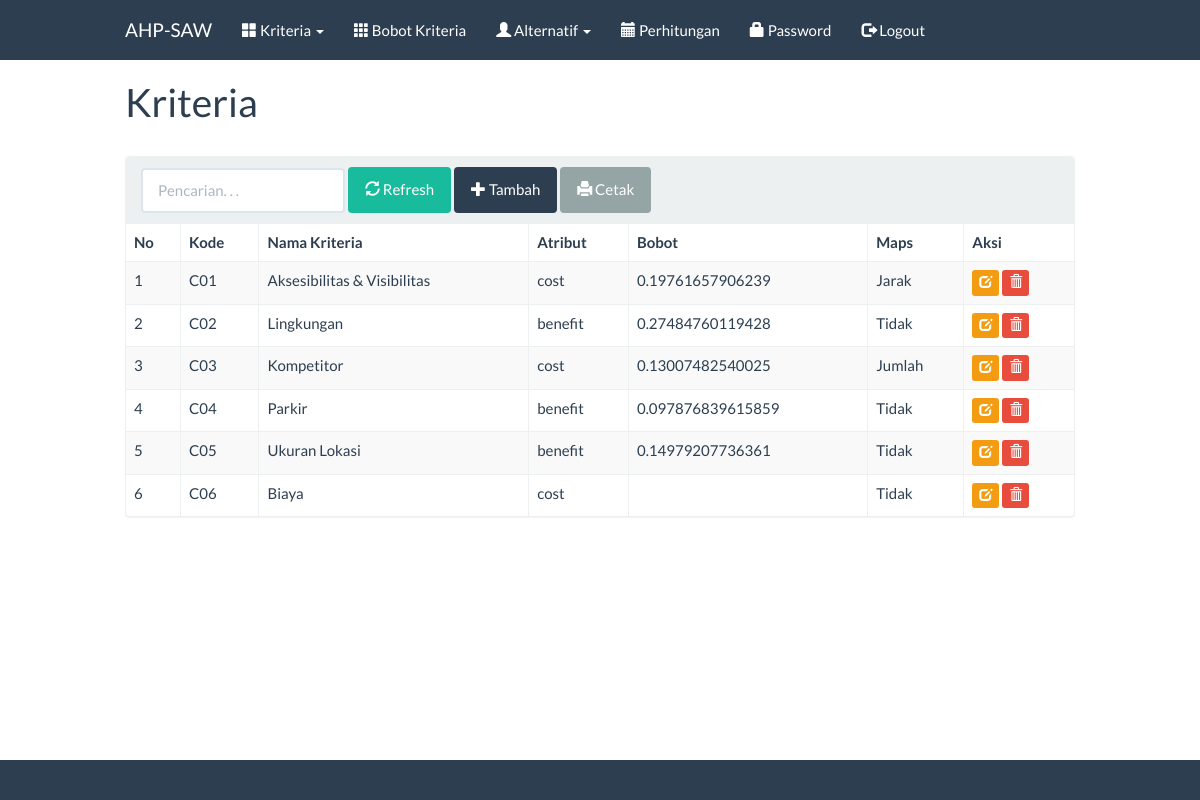
The page /index.php?m=kriteria (signed in) on the database its author committed.
### tables this page shows
CREATE TABLE `tb_kriteria` (
  `kode_kriteria` varchar(16) NOT NULL,
  `nama_kriteria` varchar(256) DEFAULT NULL,
  `atribut` varchar(16) DEFAULT NULL,
  `bobot` double DEFAULT NULL,
  `maps` varchar(45) DEFAULT NULL
);

### config.php (called while the page is built, shortened)
<?php
    $config["server"]='localhost';
    $config["username"]='root';
    $config["password"]='';
    $config["database_name"]='ahp_saw_maps';
    include'includes/ez_sql_core.php';
    include'includes/ez_sql_mysqli.php';
    $db = new ezSQL_mysqli($config['username'], $config['password'], $config['database_name'], $config['server']);
    include'includes/general.php';
    $mod = $_GET['m'];
?>

### includes/ez_sql_core.php (called while the page is built, shortened)
<?php
	class ezSQLcore
	{
		var $timers           = array();
		function get_host_port( $host, $default = false )
		{
			$port = $default;
			return array( $host, $port );
		}
		function flush()
		{
			$this->last_result = array();
		}
		function get_results($query=null, $output = OBJECT)
		{
			if ( $query )
			{
				$this->query($query);
			}
			if ( $output == OBJECT )
			{
				return $this->last_result;
			}
		}
		function timer_get_cur()
		{
			list($usec, $sec) = explode(" ",microtime());
			return ((float)$usec + (float)$sec);
		}
		function timer_start($timer_name)
		{
			$this->timers[$timer_name] = $this->timer_get_cur();
		}
		function timer_elapsed($timer_name)
		{
			return round($this->timer_get_cur() - $this->timers[$timer_name],2);
		}
	}

### includes/general.php (called while the page is built, shortened)
<?php
function esc_field($str){
    if (!get_magic_quotes_gpc())
        return addslashes($str);
    else
        return $str;
}

### includes/ez_sql_mysqli.php (called while the page is built, shortened)
<?php
	$ezsql_mysqli_str = array
	(
		1 => 'Require $dbuser and $dbpassword to connect to a database server',
		2 => 'Error establishing mySQLi database connection. Correct user/password? Correct hostname? Database server running?',
		3 => 'Require $dbname to select a database',
		4 => 'mySQLi database connection is not active',
		5 => 'Unexpected error while trying to select database'
	);
	class ezSQL_mysqli extends ezSQLcore
	{
		function connect($dbuser='', $dbpassword='', $dbhost='localhost', $dbport=false)
		{
			global $ezsql_mysqli_str; $return_val = false;
			if ( ! $dbuser )
			{
				$this->register_error($ezsql_mysqli_str[1].' in '.__FILE__.' on line '.__LINE__);
				$this->show_errors ? trigger_error($ezsql_mysqli_str[1],E_USER_WARNING) : null;
			}
			else
			{
				$this->dbh = new mysqli($dbhost,$dbuser,$dbpassword, '', $dbport);
				if( $this->dbh->connect_errno )
				{
					$this->register_error($ezsql_mysqli_str[2].' in '.__FILE__.' on line '.__LINE__);
					$this->show_errors ? trigger_error($ezsql_mysqli_str[2],E_USER_WARNING) : null;
				}
				else
				{
					$return_val = true;
				}
			}
			return $return_val;
		}
		function query($query)
		{
			$return_val = 0;
			$query = trim($query);
			$this->result = @$this->dbh->query($query);
			if ( preg_match("/^(insert|delete|update|replace|truncate|drop|create|alter|begin|commit|rollback|set|lock|unlock|call)/i",$query) )
			{
				$is_insert = true;
				$this->rows_affected = @$this->dbh->affected_rows;
				if ( preg_match("/^(insert|replace)\s+/i",$query) )
				{
					$this->insert_id = @$this->dbh->insert_id;
				}
				$return_val = $this->rows_affected;
			}
			else
			{
				$is_insert = false;
				$i=0;
				$num_rows=0;
				while ( $row = @$this->result->fetch_object() )
				{
					$num_rows++;
				}
				$this->num_rows = $num_rows;
				$return_val = $this->num_rows;
			}
			return $return_val;
		}
	}

### kriteria.php (the view, shortened to what this page needs)
<div class="page-header">
    <h1>Kriteria</h1>
</div>
<div class="panel panel-default">
    <div class="panel-heading">
        <form class="form-inline">
            <div class="form-group">
                <input class="form-control" type="text" placeholder="Pencarian. . ." name="q" value="<?=$_GET['q']?>" />
            </div>
            <div class="form-group">
                <button class="btn btn-success"><span class="glyphicon glyphicon-refresh"></span> Refresh</a>
            </div>
            <div class="form-group">
                <a class="btn btn-primary" href="?m=kriteria_tambah"><span class="glyphicon glyphicon-plus"></span> Tambah</a>
            </div>
            <div class="form-group">
                <a class="btn btn-default" target="_blank" href="cetak.php?m=kriteria&q=<?=$_GET['q']?>"><span class="glyphicon glyphicon-print"></span> Cetak</a>
            </div>
        </form>
    </div>
    <table class="table table-bordered table-hover table-striped">
    <thead>
        <tr>
            <th>No</th>
            <th>Kode</th>
            <th>Nama Kriteria</th>
            <th>Atribut</th>
            <th>Bobot</th>
            <th>Maps</th>
            <th>Aksi</th>
        </tr>
    </thead>
    <?php
     $nilai = array(
        'jarak' => 'Jarak',
        'jumlah' => 'Jumlah',
        'tidak' => 'Tidak'
    );
    $q = esc_field($_GET['q']);
    $rows = $db->get_results("SELECT * FROM tb_kriteria WHERE nama_kriteria LIKE '%$q%' ORDER BY kode_kriteria");
    $no=0;
    foreach($rows as $row):?>
    <tr>
        <td><?=++$no ?></td>
        <td><?=$row->kode_kriteria?></td>
        <td><?=$row->nama_kriteria?></td>
        <td><?=$row->atribut?></td>
        <td><?=$row->bobot?></td>
        <td><?=$nilai[$row->maps]?></td>
        <td>
            <a class="btn btn-xs btn-warning" href="?m=kriteria_ubah&ID=<?=$row->kode_kriteria?>"><span class="glyphicon glyphicon-edit"></span></a>
            <a class="btn btn-xs btn-danger" href="aksi.php?act=kriteria_hapus&ID=<?=$row->kode_kriteria?>" onclick="return confirm('Hapus data?')"><span class="glyphicon glyphicon-trash"></span></a>
        </td>
    </tr>
    <?php endforeach;
    ?>
    </table>
</div>

### index.php (shortened to what this page needs)
<?php
    include'functions.php';
?>
<!DOCTYPE html>
<html lang="en">
  <head>
    <link href="assets/css/flatly-bootstrap.min.css" rel="stylesheet"/>
    <link href="assets/css/general.css" rel="stylesheet"/>
  </head>
  <body>
    <nav class="navbar navbar-default navbar-static-top">
      <div class="container-fluid">
        <div class="navbar-header">
          <a class="navbar-brand" href="?">AHP-SAW</a>
        </div>
        <div id="navbar" class="navbar-collapse collapse">
          <ul class="nav navbar-nav">
            <li class="dropdown">
                <a href="?m=kriteria" class="dropdown-toggle" data-toggle="dropdown" role="button" aria-expanded="false"><span class="glyphicon glyphicon-th-large"></span> Kriteria <span class="caret"></span></a>
            </li>
            <li><a href="?m=rel_kriteria"><span class="glyphicon glyphicon-th"></span> Bobot Kriteria</a></li>
            <li class="dropdown">
                <a href="?m=alternatif" class="dropdown-toggle" data-toggle="dropdown" role="button" aria-expanded="false"><span class="glyphicon glyphicon-user"></span> Alternatif <span class="caret"></span></a>
            </li>
            <li><a href="?m=hitung"><span class="glyphicon glyphicon-calendar"></span> Perhitungan</a></li>
            <li><a href="?m=password"><span class="glyphicon glyphicon-lock"></span> Password</a></li>
            <li><a href="aksi.php?act=logout"><span class="glyphicon glyphicon-log-out"></span> Logout</a></li>
          </ul>
        </div>
    </nav>
    <div class="container">
    <?php
        if(file_exists($mod.'.php'))
            include $mod.'.php';
        else
            include 'home.php';
    ?>
    </div>
    <footer class="footer bg-primary">
      <div class="container">
      </div>
    </footer>
</html>

### css/general.css (style rules this page uses)
html { position: relative; min-height: 100%; }
body { margin-bottom: 70px; }
.footer { position: absolute; bottom: 0; width: 100%; height: 40px; }
.container, .container-fluid { max-width: 980px; }
.page-header { margin-top: 0; padding-bottom: 0; }
.page-header h1 { margin-top: 0; }

### rows shown on the page
tb_kriteria: kode_kriteria "C01", nama_kriteria "Aksesibilitas & Visibilitas", atribut "cost", bobot "0.19761657906239", maps "Jarak"
tb_kriteria: kode_kriteria "C02", nama_kriteria "Lingkungan", atribut "benefit", bobot "0.27484760119428", maps "Tidak"
tb_kriteria: kode_kriteria "C03", nama_kriteria "Kompetitor", atribut "cost", bobot "0.13007482540025", maps "Jumlah"
tb_kriteria: kode_kriteria "C04", nama_kriteria "Parkir", atribut "benefit", bobot "0.097876839615859", maps "Tidak"
tb_kriteria: kode_kriteria "C05", nama_kriteria "Ukuran Lokasi", atribut "benefit", bobot "0.14979207736361", maps "Tidak"
tb_kriteria: kode_kriteria "C06", nama_kriteria "Biaya", atribut "cost", maps "Tidak"
